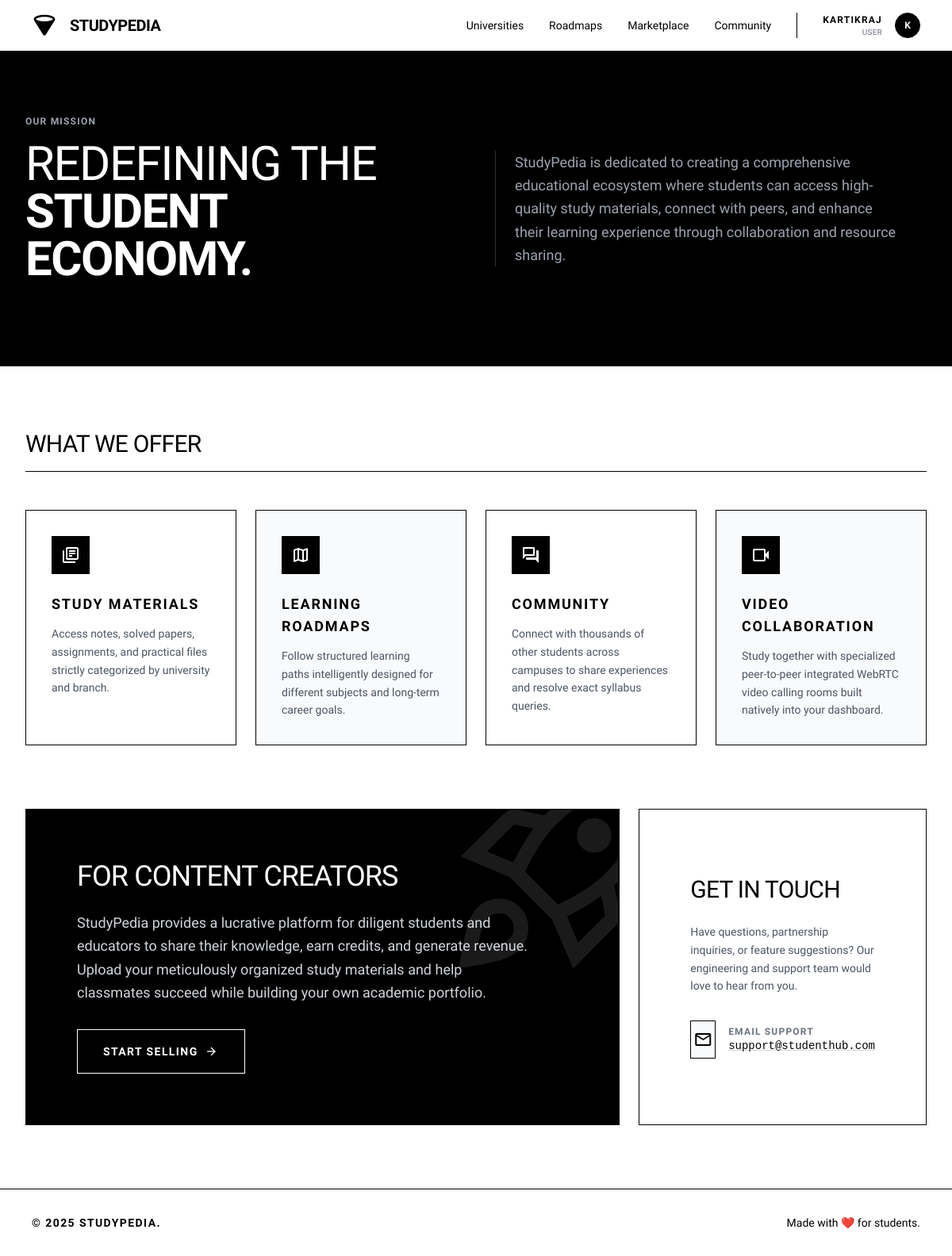
The app's page /about/ (signed in) with its own data.
### accounts/models.py (models this page shows, shortened)
class User(AbstractUser):
    ROLE_CHOICES = (
        ('user', 'User'),
        ('staff', 'Staff'),
        ('admin', 'Admin'),
    )
    role = models.CharField(max_length=20, choices=ROLE_CHOICES, default='user')
    college = models.CharField(max_length=200, blank=True)
    year_of_study = models.PositiveIntegerField(null=True, blank=True)
    location = models.CharField(max_length=100, blank=True)
    phone = models.CharField(max_length=15, blank=True)
    profile_picture = models.ImageField(upload_to='profiles/', null=True, blank=True)
    bio = models.TextField(max_length=500, blank=True)
    credits = models.PositiveIntegerField(default=0)
    wallet_balance = models.DecimalField(max_digits=8, decimal_places=2, default=0.00)
    followers = models.ManyToManyField('self', through='Follow', related_name='following', symmetrical=False)
    created_at = models.DateTimeField(auto_now_add=True)
    updated_at = models.DateTimeField(auto_now=True)
    class Meta:
        indexes = [
            models.Index(fields=['username']),
            models.Index(fields=['created_at']),
        ]

### core/views.py (the view)
# urls.py: path('about/', views.about, name='about'),
def about(request):
    return render(request, 'core/about.html')

### core/templates/core/about.html (shortened to what this page needs)
{% extends 'base.html' %}
{% block content %}
<div class="w-full bg-black text-white py-20 px-4 md:px-8 border-b border-black">
    <div class="max-w-[1440px] mx-auto grid grid-cols-1 md:grid-cols-2 gap-12 items-center">
        <div>
            <span class="text-xs font-bold uppercase tracking-widest text-gray-400 mb-4 block">Our Mission</span>
            <h1 class="text-4xl md:text-6xl font-light font-display uppercase tracking-tight leading-none mb-6">
                Redefining the<br><span class="font-bold">Student Economy.</span>
            </h1>
        </div>
        <div>
            <p class="text-lg font-light text-gray-400 leading-relaxed max-w-lg border-l border-white/20 pl-6">
                StudyPedia is dedicated to creating a comprehensive educational ecosystem where students can access high-quality study materials, connect with peers, and enhance their learning experience through collaboration and resource sharing.
            </p>
        </div>
    </div>
</div>
<div class="max-w-[1440px] mx-auto w-full px-4 md:px-8 py-20">
    <div class="flex items-center justify-between mb-12 border-b border-black pb-4">
        <h2 class="text-3xl font-light font-display uppercase tracking-tight text-black">What We Offer</h2>
    </div>
    <div class="grid grid-cols-1 md:grid-cols-2 lg:grid-cols-4 gap-6">
        <div class="bg-white border border-black p-8 group hover:shadow-[8px_8px_0px_0px_rgba(0,0,0,1)] hover:-translate-y-1 transition-all duration-300">
            <div class="w-12 h-12 bg-black text-white flex items-center justify-center mb-6">
                <span class="material-symbols-outlined">library_books</span>
            </div>
            <h3 class="text-lg font-bold uppercase tracking-widest mb-3">Study Materials</h3>
            <p class="text-sm font-light text-gray-600 leading-relaxed">Access notes, solved papers, assignments, and practical files strictly categorized by university and branch.</p>
        </div>
        <div class="bg-gray-50 border border-black p-8 group hover:shadow-[8px_8px_0px_0px_rgba(0,0,0,1)] hover:-translate-y-1 transition-all duration-300">
            <div class="w-12 h-12 bg-black text-white flex items-center justify-center mb-6">
                <span class="material-symbols-outlined">map</span>
            </div>
            <h3 class="text-lg font-bold uppercase tracking-widest mb-3">Learning Roadmaps</h3>
            <p class="text-sm font-light text-gray-600 leading-relaxed">Follow structured learning paths intelligently designed for different subjects and long-term career goals.</p>
        </div>
        <div class="bg-white border border-black p-8 group hover:shadow-[8px_8px_0px_0px_rgba(0,0,0,1)] hover:-translate-y-1 transition-all duration-300">
            <div class="w-12 h-12 bg-black text-white flex items-center justify-center mb-6">
                <span class="material-symbols-outlined">forum</span>
            </div>
            <h3 class="text-lg font-bold uppercase tracking-widest mb-3">Community</h3>
            <p class="text-sm font-light text-gray-600 leading-relaxed">Connect with thousands of other students across campuses to share experiences and resolve exact syllabus queries.</p>
        </div>
        <div class="bg-gray-50 border border-black p-8 group hover:shadow-[8px_8px_0px_0px_rgba(0,0,0,1)] hover:-translate-y-1 transition-all duration-300 relative overflow-hidden">
            <div class="w-12 h-12 bg-black text-white flex items-center justify-center mb-6 relative z-10">
                <span class="material-symbols-outlined">videocam</span>
            </div>
            <h3 class="text-lg font-bold uppercase tracking-widest mb-3 relative z-10">Video Collaboration</h3>
            <p class="text-sm font-light text-gray-600 leading-relaxed relative z-10">Study together with specialized peer-to-peer integrated WebRTC video calling rooms built natively into your dashboard.</p>
        </div>
    </div>
</div>
<div class="max-w-[1440px] mx-auto w-full px-4 md:px-8 pb-20">
    <div class="grid grid-cols-1 lg:grid-cols-3 gap-6">
        <div class="lg:col-span-2 bg-black text-white border border-black p-10 md:p-16 relative overflow-hidden">
            <div class="absolute right-0 top-0 opacity-10">
                <span class="material-symbols-outlined text-[300px] -translate-y-1/4 translate-x-1/4">rocket_launch</span>
            </div>
            <h2 class="text-3xl md:text-4xl font-light font-display uppercase tracking-tight mb-6">For Content Creators</h2>
            <p class="text-lg font-light text-gray-300 leading-relaxed max-w-xl">
                StudyPedia provides a lucrative platform for diligent students and educators to share their knowledge, earn credits, and generate revenue. Upload your meticulously organized study materials and help classmates succeed while building your own academic portfolio.
            </p>
            <a href="{% url 'accounts:signup' %}" class="mt-8 inline-flex cursor-pointer items-center justify-center border border-white hover:bg-white hover:text-black transition-colors h-14 px-8 text-sm font-bold uppercase tracking-widest gap-2">
                Start Selling <span class="material-symbols-outlined text-[18px]">arrow_forward</span>
            </a>
        </div>
        <div class="bg-white border border-black p-10 md:p-16 flex flex-col justify-center">
            <h2 class="text-3xl font-light font-display uppercase tracking-tight text-black mb-6">Get In Touch</h2>
            <p class="text-sm font-light text-gray-600 leading-relaxed mb-8">
                Have questions, partnership inquiries, or feature suggestions? Our engineering and support team would love to hear from you.
            </p>
            <a href="mailto:support@studenthub.com" class="flex items-center gap-4 text-black group">
                <div class="w-12 h-12 bg-gray-50 border border-black flex items-center justify-center group-hover:bg-black group-hover:text-white transition-colors">
                    <span class="material-symbols-outlined">mail</span>
                </div>
                <div class="flex flex-col">
                    <span class="text-xs font-bold uppercase tracking-widest text-gray-500">Email Support</span>
                    <span class="font-mono text-sm underline decoration-gray-300 group-hover:decoration-black transition-colors">support@studenthub.com</span>
                </div>
            </a>
        </div>
    </div>
</div>
{% endblock %}

### templates/navbar.html (shortened to what this page needs)
<header class="flex items-center justify-between whitespace-nowrap border-b border-black px-10 py-4 sticky top-0 z-50 bg-white">
<div class="flex items-center gap-4">
<a href="{% url 'core:home' %}" class="flex items-center gap-4">
<div class="size-8 text-black">
</div>
<h2 class="text-black text-xl font-bold tracking-tight uppercase">Studypedia</h2>
</a>
</div>
<nav class="hidden md:flex flex-1 justify-end gap-8 items-center">
<div class="flex items-center gap-8">
<a class="text-black hover:underline underline-offset-4 transition-all text-sm font-medium" href="{% url 'university:university_list' %}">Universities</a>
<a class="text-black hover:underline underline-offset-4 transition-all text-sm font-medium" href="{% url 'roadmaps:roadmap_list' %}">Roadmaps</a>
<a class="text-black hover:underline underline-offset-4 transition-all text-sm font-medium" href="{% url 'ecommerce:marketplace' %}">Marketplace</a>
<a class="text-black hover:underline underline-offset-4 transition-all text-sm font-medium" href="{% url 'social:social' %}">Community</a>
</div>
{% if user.is_authenticated %}
<div class="flex items-center gap-4 border-l border-black pl-8">
    <div class="flex flex-col text-right">
        <span class="text-xs font-bold uppercase tracking-widest text-black">
            {% if user.first_name %}{{ user.first_name }} {{ user.last_name }}{% else %}{{ user.username }}{% endif %}
        </span>
        <span class="text-[10px] text-gray-500 uppercase tracking-wide">
            {% if user.role %}{{ user.get_role_display }}{% else %}Student{% endif %}
        </span>
    </div>
    <div class="relative group">
        <a href="{% url 'accounts:profile' %}" class="block size-8 bg-black rounded-full overflow-hidden border border-black cursor-pointer">
            {% if user.avatar %}
                <img alt="User Avatar" class="w-full h-full object-cover grayscale" src="{{ user.avatar.url }}"/>
            {% else %}
                <div class="w-full h-full flex items-center justify-center text-white text-xs font-bold">{{ user.username|make_list|first|upper }}</div>
            {% endif %}
        </a>
    </div>
</div>
{% endif %}
</nav>
</header>

### static/css/style.css (style rules this page uses)
:root { --bg-color: #ffffff; --text-color: #000000; --accent-color: #000000; --border-color: #999999; --hover-color: #f5f5f5; --shadow: 0 2px 4px rgba(0, 0, 0, 0.1); --primary-color: #000000; --secondary-color: #666666; }
* { margin: 0; padding: 0; box-sizing: border-box; }
body { font-family: 'Inter', -apple-system, BlinkMacSystemFont, sans-serif; background: var(--bg-color); color: var(--text-color); line-height: 1.6; padding-bottom: 70px; }
header { border-bottom: 1px solid var(--border-color); padding: 0.75rem 0; position: sticky; top: 0; background: var(--bg-color); z-index: 100; }
nav { display: flex; justify-content: space-between; align-items: center; }
@media (min-width: 769px) { body { padding-bottom: 0; } }
.grid { display: grid; gap: 2rem; }

### records on screen
User: username "KARTIKRAJ", role "USER", username|make_list "K"
